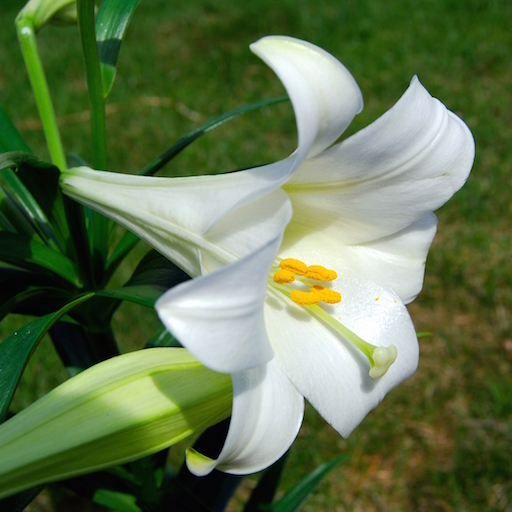
#> input picture machine_learning/79/flower.jpg, 512 x 512 px
$ python quant.py   (older library calls are emulated)
#> lines starting #> are read from the running program, lines starting #| are printed output that depends on the picture; after the words box and inside, x2 and y2 are one past the last pixel; in counts of white or black regions, pixels touching at a corner belong together
import numpy as np
import scipy.misc as sm
import sklearn.cluster as sc
import matplotlib.pyplot as mp
def compress_image(image, bpp):
	n_clusters = np.power(2, bpp)
	x = image.reshape((-1, 1))
	model = sc.KMeans(n_init=4, n_clusters=n_clusters,
		random_state=5)
	model.fit(x)
	y = model.labels_
	centers = model.cluster_centers_.squeeze()
	z = centers[y]
	return z.reshape(image.shape)
image_8bpp = sm.imread('flower.jpg', True).astype(np.uint8)
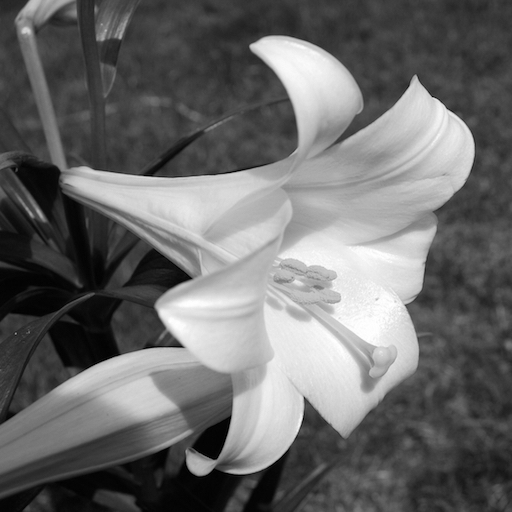
#> image_8bpp: shape (512, 512); min 0, max 255, mean 106.2
image_4bpp = compress_image(image_8bpp, 4)
image_2bpp = compress_image(image_8bpp, 2)
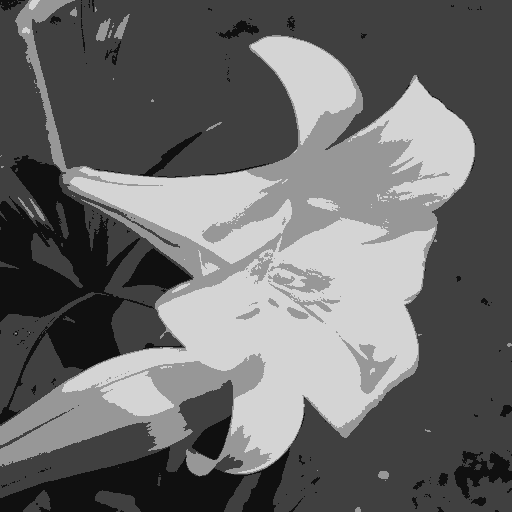
#> image_2bpp: shape (512, 512) float64; min 16.24, max 212.4, mean 106.2
image_1bpp = compress_image(image_8bpp, 1)
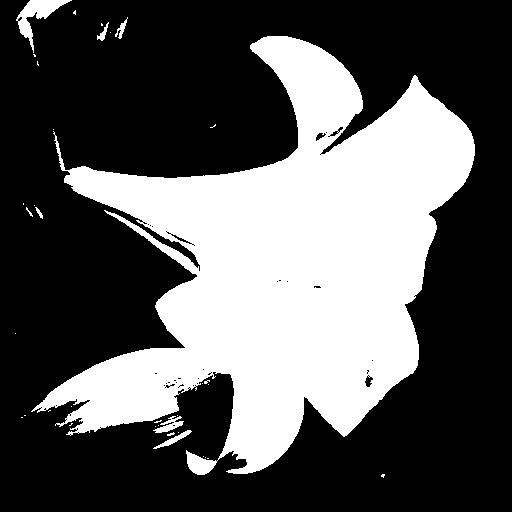
#> image_1bpp: shape (512, 512) float64; values 58.4 (black) and 194.6 (white), 35.1% white; 36 white regions (28 under 20 px), largest, box (x1, y1, x2, y2) and area: (31, 36, 475, 475) 90501, (16, 0, 72, 53) 854, (153, 416, 184, 433) 226
mp.gcf().set_facecolor(np.ones(3) * 240 / 255)
mp.subplot(221)
mp.title('8 bits/pixel', fontsize=16)
mp.axis('off')
mp.imshow(image_8bpp, cmap='gray')
mp.subplot(222)
mp.title('4 bits/pixel', fontsize=16)
mp.axis('off')
mp.imshow(image_4bpp, cmap='gray')
mp.subplot(223)
mp.title('2 bits/pixel', fontsize=16)
mp.axis('off')
mp.imshow(image_2bpp, cmap='gray')
mp.subplot(224)
mp.title('1 bits/pixel', fontsize=16)
mp.axis('off')
mp.imshow(image_1bpp, cmap='gray')
mp.tight_layout()
mp.show()
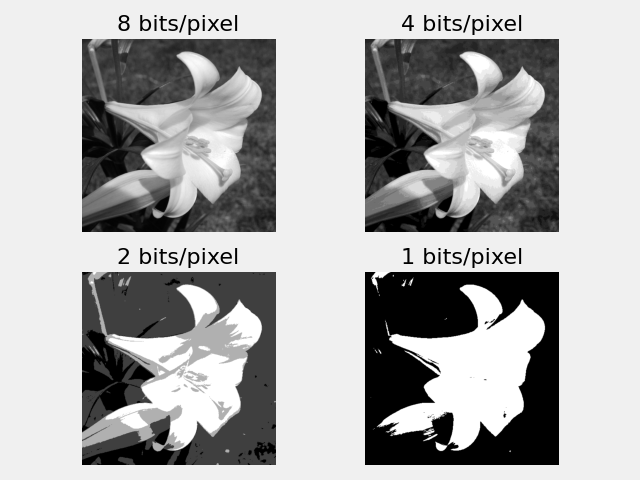
#> figure drawn by matplotlib, 4 panels
